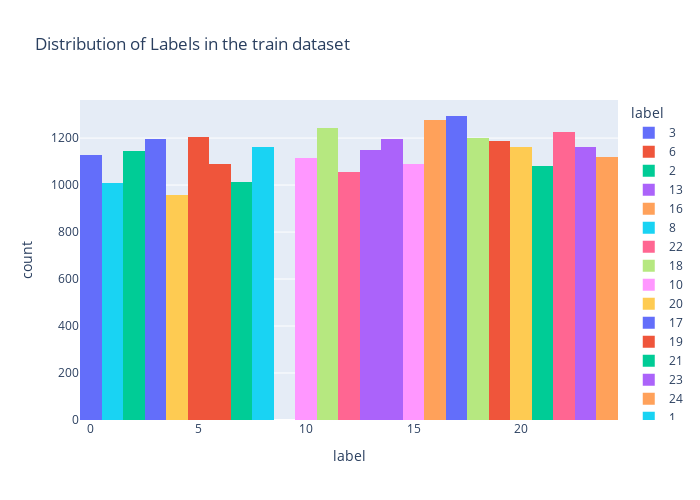

The notebook cell saved with this chart:
### Markdown cell above
### VISUALIZING THE LABELS OF THE DATASET

### Code cell
fig = px.histogram(train_df,
                   x='label',
                   color='label',
                   title='Distribution of Labels in the train dataset',
                   width=700,height=500)
fig.show()

### Figure 1 — Plotly figure (JSON) as saved in the notebook; plotly's stock layout.template omitted (floating-point values rounded to 4 significant figures; data arrays with more than 128 entries replaced by an {"elided": "..."} marker saying what was removed)
{"data": [{"alignmentgroup": "True", "bingroup": "x", "hovertemplate": "label=%{x}<br>count=%{y}<extra></extra>", "legendgroup": "3", "marker": {"color": "#636efa", "pattern": {"shape": ""}}, "name": "3", "offsetgroup": "3", "orientation": "v", "showlegend": true, "type": "histogram", "x": {"elided": "1196 int values"}, "xaxis": "x", "yaxis": "y"}, {"alignmentgroup": "True", "bingroup": "x", "hovertemplate": "label=%{x}<br>count=%{y}<extra></extra>", "legendgroup": "6", "marker": {"color": "#EF553B", "pattern": {"shape": ""}}, "name": "6", "offsetgroup": "6", "orientation": "v", "showlegend": true, "type": "histogram", "x": {"elided": "1090 int values"}, "xaxis": "x", "yaxis": "y"}, {"alignmentgroup": "True", "bingroup": "x", "hovertemplate": "label=%{x}<br>count=%{y}<extra></extra>", "legendgroup": "2", "marker": {"color": "#00cc96", "pattern": {"shape": ""}}, "name": "2", "offsetgroup": "2", "orientation": "v", "showlegend": true, "type": "histogram", "x": {"elided": "1144 int values"}, "xaxis": "x", "yaxis": "y"}, {"alignmentgroup": "True", "bingroup": "x", "hovertemplate": "label=%{x}<br>count=%{y}<extra></extra>", "legendgroup": "13", "marker": {"color": "#ab63fa", "pattern": {"shape": ""}}, "name": "13", "offsetgroup": "13", "orientation": "v", "showlegend": true, "type": "histogram", "x": {"elided": "1151 int values"}, "xaxis": "x", "yaxis": "y"}, {"alignmentgroup": "True", "bingroup": "x", "hovertemplate": "label=%{x}<br>count=%{y}<extra></extra>", "legendgroup": "16", "marker": {"color": "#FFA15A", "pattern": {"shape": ""}}, "name": "16", "offsetgroup": "16", "orientation": "v", "showlegend": true, "type": "histogram", "x": {"elided": "1279 int values"}, "xaxis": "x", "yaxis": "y"}, {"alignmentgroup": "True", "bingroup": "x", "hovertemplate": "label=%{x}<br>count=%{y}<extra></extra>", "legendgroup": "8", "marker": {"color": "#19d3f3", "pattern": {"shape": ""}}, "name": "8", "offsetgroup": "8", "orientation": "v", "showlegend": true, "type": "histogram", "x": {"elided": "1162 int values"}, "xaxis": "x", "yaxis": "y"}, {"alignmentgroup": "True", "bingroup": "x", "hovertemplate": "label=%{x}<br>count=%{y}<extra></extra>", "legendgroup": "22", "marker": {"color": "#FF6692", "pattern": {"shape": ""}}, "name": "22", "offsetgroup": "22", "orientation": "v", "showlegend": true, "type": "histogram", "x": {"elided": "1225 int values"}, "xaxis": "x", "yaxis": "y"}, {"alignmentgroup": "True", "bingroup": "x", "hovertemplate": "label=%{x}<br>count=%{y}<extra></extra>", "legendgroup": "18", "marker": {"color": "#B6E880", "pattern": {"shape": ""}}, "name": "18", "offsetgroup": "18", "orientation": "v", "showlegend": true, "type": "histogram", "x": {"elided": "1199 int values"}, "xaxis": "x", "yaxis": "y"}, {"alignmentgroup": "True", "bingroup": "x", "hovertemplate": "label=%{x}<br>count=%{y}<extra></extra>", "legendgroup": "10", "marker": {"color": "#FF97FF", "pattern": {"shape": ""}}, "name": "10", "offsetgroup": "10", "orientation": "v", "showlegend": true, "type": "histogram", "x": {"elided": "1114 int values"}, "xaxis": "x", "yaxis": "y"}, {"alignmentgroup": "True", "bingroup": "x", "hovertemplate": "label=%{x}<br>count=%{y}<extra></extra>", "legendgroup": "20", "marker": {"color": "#FECB52", "pattern": {"shape": ""}}, "name": "20", "offsetgroup": "20", "orientation": "v", "showlegend": true, "type": "histogram", "x": {"elided": "1161 int values"}, "xaxis": "x", "yaxis": "y"}, {"alignmentgroup": "True", "bingroup": "x", "hovertemplate": "label=%{x}<br>count=%{y}<extra></extra>", "legendgroup": "17", "marker": {"color": "#636efa", "pattern": {"shape": ""}}, "name": "17", "offsetgroup": "17", "orientation": "v", "showlegend": true, "type": "histogram", "x": {"elided": "1294 int values"}, "xaxis": "x", "yaxis": "y"}, {"alignmentgroup": "True", "bingroup": "x", "hovertemplate": "label=%{x}<br>count=%{y}<extra></extra>", "legendgroup": "19", "marker": {"color": "#EF553B", "pattern": {"shape": ""}}, "name": "19", "offsetgroup": "19", "orientation": "v", "showlegend": true, "type": "histogram", "x": {"elided": "1186 int values"}, "xaxis": "x", "yaxis": "y"}, {"alignmentgroup": "True", "bingroup": "x", "hovertemplate": "label=%{x}<br>count=%{y}<extra></extra>", "legendgroup": "21", "marker": {"color": "#00cc96", "pattern": {"shape": ""}}, "name": "21", "offsetgroup": "21", "orientation": "v", "showlegend": true, "type": "histogram", "x": {"elided": "1082 int values"}, "xaxis": "x", "yaxis": "y"}, {"alignmentgroup": "True", "bingroup": "x", "hovertemplate": "label=%{x}<br>count=%{y}<extra></extra>", "legendgroup": "23", "marker": {"color": "#ab63fa", "pattern": {"shape": ""}}, "name": "23", "offsetgroup": "23", "orientation": "v", "showlegend": true, "type": "histogram", "x": {"elided": "1164 int values"}, "xaxis": "x", "yaxis": "y"}, {"alignmentgroup": "True", "bingroup": "x", "hovertemplate": "label=%{x}<br>count=%{y}<extra></extra>", "legendgroup": "24", "marker": {"color": "#FFA15A", "pattern": {"shape": ""}}, "name": "24", "offsetgroup": "24", "orientation": "v", "showlegend": true, "type": "histogram", "x": {"elided": "1118 int values"}, "xaxis": "x", "yaxis": "y"}, {"alignmentgroup": "True", "bingroup": "x", "hovertemplate": "label=%{x}<br>count=%{y}<extra></extra>", "legendgroup": "1", "marker": {"color": "#19d3f3", "pattern": {"shape": ""}}, "name": "1", "offsetgroup": "1", "orientation": "v", "showlegend": true, "type": "histogram", "x": {"elided": "1010 int values"}, "xaxis": "x", "yaxis": "y"}, {"alignmentgroup": "True", "bingroup": "x", "hovertemplate": "label=%{x}<br>count=%{y}<extra></extra>", "legendgroup": "12", "marker": {"color": "#FF6692", "pattern": {"shape": ""}}, "name": "12", "offsetgroup": "12", "orientation": "v", "showlegend": true, "type": "histogram", "x": {"elided": "1055 int values"}, "xaxis": "x", "yaxis": "y"}, {"alignmentgroup": "True", "bingroup": "x", "hovertemplate": "label=%{x}<br>count=%{y}<extra></extra>", "legendgroup": "11", "marker": {"color": "#B6E880", "pattern": {"shape": ""}}, "name": "11", "offsetgroup": "11", "orientation": "v", "showlegend": true, "type": "histogram", "x": {"elided": "1241 int values"}, "xaxis": "x", "yaxis": "y"}, {"alignmentgroup": "True", "bingroup": "x", "hovertemplate": "label=%{x}<br>count=%{y}<extra></extra>", "legendgroup": "15", "marker": {"color": "#FF97FF", "pattern": {"shape": ""}}, "name": "15", "offsetgroup": "15", "orientation": "v", "showlegend": true, "type": "histogram", "x": {"elided": "1088 int values"}, "xaxis": "x", "yaxis": "y"}, {"alignmentgroup": "True", "bingroup": "x", "hovertemplate": "label=%{x}<br>count=%{y}<extra></extra>", "legendgroup": "4", "marker": {"color": "#FECB52", "pattern": {"shape": ""}}, "name": "4", "offsetgroup": "4", "orientation": "v", "showlegend": true, "type": "histogram", "x": {"elided": "957 int values"}, "xaxis": "x", "yaxis": "y"}, {"alignmentgroup": "True", "bingroup": "x", "hovertemplate": "label=%{x}<br>count=%{y}<extra></extra>", "legendgroup": "0", "marker": {"color": "#636efa", "pattern": {"shape": ""}}, "name": "0", "offsetgroup": "0", "orientation": "v", "showlegend": true, "type": "histogram", "x": {"elided": "1126 int values"}, "xaxis": "x", "yaxis": "y"}, {"alignmentgroup": "True", "bingroup": "x", "hovertemplate": "label=%{x}<br>count=%{y}<extra></extra>", "legendgroup": "5", "marker": {"color": "#EF553B", "pattern": {"shape": ""}}, "name": "5", "offsetgroup": "5", "orientation": "v", "showlegend": true, "type": "histogram", "x": {"elided": "1204 int values"}, "xaxis": "x", "yaxis": "y"}, {"alignmentgroup": "True", "bingroup": "x", "hovertemplate": "label=%{x}<br>count=%{y}<extra></extra>", "legendgroup": "7", "marker": {"color": "#00cc96", "pattern": {"shape": ""}}, "name": "7", "offsetgroup": "7", "orientation": "v", "showlegend": true, "type": "histogram", "x": {"elided": "1013 int values"}, "xaxis": "x", "yaxis": "y"}, {"alignmentgroup": "True", "bingroup": "x", "hovertemplate": "label=%{x}<br>count=%{y}<extra></extra>", "legendgroup": "14", "marker": {"color": "#ab63fa", "pattern": {"shape": ""}}, "name": "14", "offsetgroup": "14", "orientation": "v", "showlegend": true, "type": "histogram", "x": {"elided": "1196 int values"}, "xaxis": "x", "yaxis": "y"}], "layout": {"barmode": "relative", "height": 500, "legend": {"title": {"text": "label"}, "tracegroupgap": 0}, "title": {"text": "Distribution of Labels in the train dataset"}, "width": 700, "xaxis": {"anchor": "y", "categoryarray": [3, 6, 2, 13, 16, 8, 22, 18, 10, 20, 17, 19, 21, 23, 24, 1, 12, 11, 15, 4, 0, 5, 7, 14], "categoryorder": "array", "domain": [0, 1], "title": {"text": "label"}}, "yaxis": {"anchor": "x", "domain": [0, 1], "title": {"text": "count"}}}}
